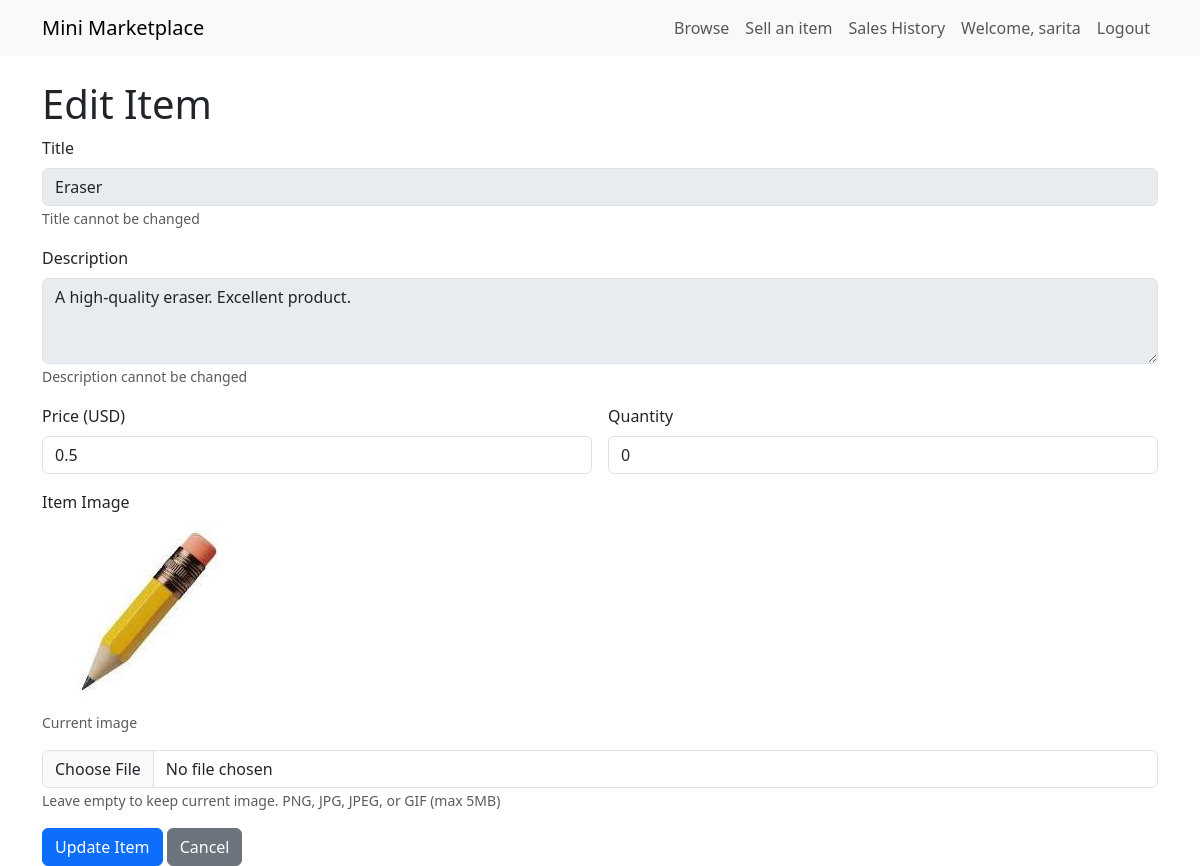
The app's page /edit/2 (signed in) with its own data.
### tables this page shows
CREATE TABLE users (
            id INTEGER PRIMARY KEY AUTOINCREMENT,
            username TEXT UNIQUE NOT NULL,
            password TEXT NOT NULL,
            role TEXT NOT NULL DEFAULT 'buyer'
        );

CREATE TABLE items (
            id INTEGER PRIMARY KEY AUTOINCREMENT,
            seller_id INTEGER NOT NULL,
            title TEXT NOT NULL,
            description TEXT,
            price REAL NOT NULL DEFAULT 0,
            quantity INTEGER NOT NULL DEFAULT 1,
            image_filename TEXT,
            FOREIGN KEY(seller_id) REFERENCES users(id)
        );

### app.py (the view, shortened to what this page needs)
@app.route('/edit/<int:item_id>', methods=['GET', 'POST'])
@seller_required
def edit(item_id):
    conn = get_db_connection()
    item = conn.execute('SELECT * FROM items WHERE id = ?', (item_id,)).fetchone()
    if not item:
        conn.close()
        flash('Item not found.', 'danger')
        return redirect(url_for('index'))
    if item['seller_id'] != session['user_id']:
        conn.close()
        flash('You can only edit your own items.', 'danger')
        return redirect(url_for('index'))
    conn.close()
    return render_template('edit.html', item=item)

### app.py (called while the page is built)
def get_db_connection():
    conn = sqlite3.connect(DB_PATH)
    conn.row_factory = sqlite3.Row
    return conn

def seller_required(f):
    @wraps(f)
    def decorated_function(*args, **kwargs):
        if 'user_id' not in session:
            flash('Please log in first.', 'warning')
            return redirect(url_for('login'))
        conn = get_db_connection()
        user = conn.execute('SELECT role FROM users WHERE id = ?', (session['user_id'],)).fetchone()
        conn.close()
        if not user or user['role'] != 'seller':
            flash('Only sellers can list items.', 'danger')
            return redirect(url_for('index'))
        return f(*args, **kwargs)
    return decorated_function

### templates/edit.html
{% extends "base.html" %}
{% block content %}
<h1>Edit Item</h1>
<form method="post" enctype="multipart/form-data" class="row g-3">
  <div class="col-12">
    <label class="form-label">Title</label>
    <input type="text" class="form-control" value="{{ item['title'] }}" disabled>
    <small class="text-muted">Title cannot be changed</small>
  </div>
  <div class="col-12">
    <label class="form-label">Description</label>
    <textarea class="form-control" rows="3" disabled>{{ item['description'] }}</textarea>
    <small class="text-muted">Description cannot be changed</small>
  </div>
  <div class="col-md-6">
    <label class="form-label">Price (USD)</label>
    <input name="price" class="form-control" type="number" step="0.01" value="{{ item['price'] }}" required>
  </div>
  <div class="col-md-6">
    <label class="form-label">Quantity</label>
    <input name="quantity" class="form-control" type="number" min="0" value="{{ item['quantity'] }}" required>
  </div>
  <div class="col-12">
    <label class="form-label">Item Image</label>
    {% if item['image_filename'] %}
      <div class="mb-3">
        <img src="{{ url_for('uploaded_file', filename=item['image_filename']) }}" style="max-width: 200px; max-height: 200px;" alt="{{ item['title'] }}">
        <p><small class="text-muted">Current image</small></p>
      </div>
    {% else %}
      <p><small class="text-muted">No image currently set</small></p>
    {% endif %}
    <input name="image" type="file" class="form-control" accept="image/png,image/jpeg,image/gif">
    <small class="text-muted">Leave empty to keep current image. PNG, JPG, JPEG, or GIF (max 5MB)</small>
  </div>
  <div class="col-12">
    <button class="btn btn-primary">Update Item</button>
    <a href="{{ url_for('index') }}" class="btn btn-secondary">Cancel</a>
  </div>
</form>
{% endblock %}

### templates/base.html (shortened to what this page needs)
<!doctype html>
<html lang="en">
  <head>
    <link href="https://cdn.jsdelivr.net/npm/bootstrap@5.3.2/dist/css/bootstrap.min.css" rel="stylesheet">
  </head>
  <body>
    <nav class="navbar navbar-expand-lg navbar-light bg-light mb-4">
      <div class="container">
        <a class="navbar-brand" href="{{ url_for('index') }}">Mini Marketplace</a>
        <div class="collapse navbar-collapse" id="navbarNav">
          <ul class="navbar-nav ms-auto">
            <li class="nav-item"><a class="nav-link" href="{{ url_for('index') }}">Browse</a></li>
            {% if session.get('role') == 'seller' %}
              <li class="nav-item"><a class="nav-link" href="{{ url_for('sell') }}">Sell an item</a></li>
            {% endif %}
            {% if session.get('user_id') %}
              <li class="nav-item"><a class="nav-link" href="{{ url_for('purchases') }}">
                {% if session.get('role') == 'seller' %}
                  Sales History
                {% else %}
                  My Purchases
                {% endif %}
              </a></li>
              <li class="nav-item"><a class="nav-link" href="#">Welcome, {{ session.get('username') }}</a></li>
              <li class="nav-item"><a class="nav-link" href="{{ url_for('logout') }}">Logout</a></li>
            {% else %}
              <li class="nav-item"><a class="nav-link" href="{{ url_for('register') }}">Register</a></li>
              <li class="nav-item"><a class="nav-link" href="{{ url_for('login') }}">Login</a></li>
            {% endif %}
          </ul>
        </div>
      </div>
    </nav>
    <div class="container">
      {% block content %}{% endblock %}
    </div>
  </body>
</html>

### records on screen
users: get "sarita"
items: title "Eraser", description "A high-quality eraser. Excellent product.", price "0.5", quantity "0", image_filename (picture)
